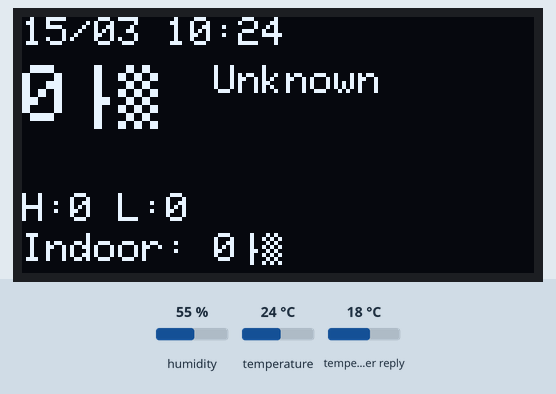
A sketch run on a simulated ESP32. On the bench: 128×64 one-colour display. The inputs (shaded band) are chosen by the test bench; at power-on: temperature 24 °C, humidity 55 %, temperature in the weather reply 18 °C. WiFi joins after 1.5 s; servers stay silent unless stated; the local clock reads 2024-03-15 10:24:30 at power-on unless the sketch sets it; web services answer with replies made up by the test bench; what the sketch prints to the serial monitor is not drawn.

Above: at 2.7 s.
2.8 s: temperature set to 12 °C
At 7.0 s:
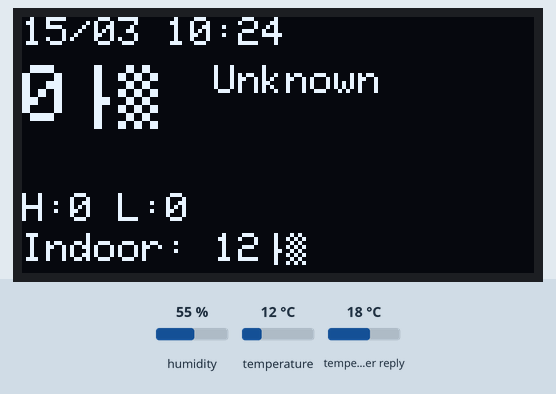
9.7 s: temperature set to 19 °C
16.6 s: temperature set to 28 °C
At 60.9 s:
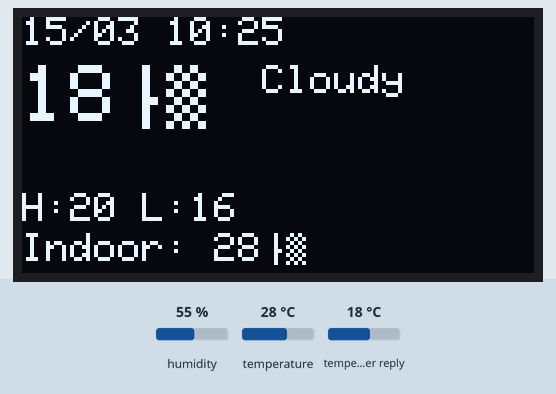
Timing chart, 0 to 62.0 s (numbered marks = the images above; inputs shaded):
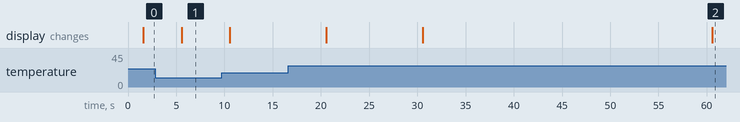

The sketch:

1.ino
```cpp
#include <WiFi.h>
#include <HTTPClient.h>
#include <ArduinoJson.h>
#include <Adafruit_GFX.h>
#include <Adafruit_SSD1306.h>
#include "DHT.h"
#include <queue>
#include <time.h>

// WiFi
const char* ssid = "SSID";
const char* password = "PASSWORD";

// DHT22
#define DHTPIN 4
#define DHTTYPE DHT22
DHT dht(DHTPIN, DHTTYPE);

// OLED
#define SCREEN_WIDTH 128
#define SCREEN_HEIGHT 64
Adafruit_SSD1306 display(SCREEN_WIDTH, SCREEN_HEIGHT, &Wire, -1);

// Open-Meteo URL
const char* weatherURL = "https://api.open-meteo.com/v1/forecast?latitude=-6.2&longitude=106.6&hourly=temperature_2m,weathercode&timezone=Asia/Jakarta";

// Task intervals
unsigned long lastIndoorRead = 0;
unsigned long lastWeatherFetch = 0;
unsigned long lastDisplayUpdate = 0;

const unsigned long indoorInterval = 5000;      // 5 detik
const unsigned long weatherInterval = 60000;    // 1 menit
const unsigned long displayInterval = 1000;     // 1 detik

// Data storage (Queue)
std::queue<float> indoorTemps;
const int maxQueueSize = 10;

float outdoorTemp = 0;
float highTemp = 0;
float lowTemp = 0;
String weatherDesc = "Unknown";

void setup() {
  Serial.begin(115200);
  WiFi.begin(ssid, password);
  while (WiFi.status() != WL_CONNECTED) { delay(500); Serial.print("."); }
  Serial.println("WiFi connected");

  dht.begin();

  if(!display.begin(SSD1306_SWITCHCAPVCC, 0x3C)) {
    Serial.println("SSD1306 failed");
    for(;;);
  }
  display.clearDisplay();

  configTime(7*3600, 0, "pool.ntp.org"); // Timezone GMT+7
}

void loop() {
  unsigned long now = millis();

  // --- Task 1: Read Indoor Temp ---
  if(now - lastIndoorRead >= indoorInterval){
    lastIndoorRead = now;
    float temp = dht.readTemperature();
    if(!isnan(temp)){
      if(indoorTemps.size() >= maxQueueSize) indoorTemps.pop(); // maintain queue
      indoorTemps.push(temp);
    }
  }

  // --- Task 2: Fetch Weather ---
  if(now - lastWeatherFetch >= weatherInterval){
    lastWeatherFetch = now;
    if(WiFi.status() == WL_CONNECTED){
      HTTPClient http;
      http.begin(weatherURL);
      int httpCode = http.GET();
      if(httpCode == HTTP_CODE_OK){
        String payload = http.getString();
        DynamicJsonDocument doc(8192);
        deserializeJson(doc, payload);

        // Ambil suhu sekarang (index 0)
        outdoorTemp = doc["hourly"]["temperature_2m"][0].as<float>();

        // Ambil max/min 24 jam pertama
        highTemp = lowTemp = outdoorTemp;
        for(int i=0;i<24;i++){
          float t = doc["hourly"]["temperature_2m"][i].as<float>();
          if(t>highTemp) highTemp = t;
          if(t<lowTemp) lowTemp = t;
        }

        int code = doc["hourly"]["weathercode"][0].as<int>();
        switch(code){
          case 0: weatherDesc = "Clear"; break;
          case 1: case 2: weatherDesc = "Mostly Cloudy"; break;
          case 3: weatherDesc = "Cloudy"; break;
          case 61: case 63: weatherDesc = "Rain"; break;
          default: weatherDesc = "Unknown"; break;
        }
      }
      http.end();
    }
  }

  // --- Task 3: Update OLED Display ---
  if(now - lastDisplayUpdate >= displayInterval){
    lastDisplayUpdate = now;

    // Get indoor temp latest from queue
    float indoorTemp = indoorTemps.empty() ? 0 : indoorTemps.back();

    // Get current time
    struct tm timeinfo;
    if(!getLocalTime(&timeinfo)) return;

    char timeStr[20];
    strftime(timeStr, sizeof(timeStr), "%d/%m %H:%M", &timeinfo);

    // Display
    display.clearDisplay();
    display.setTextSize(1);
    display.setTextColor(SSD1306_WHITE);
    display.setCursor(0,0);
    display.println(timeStr);

    display.setTextSize(2);
    display.setCursor(0,12);
    display.print((int)outdoorTemp); display.print("° ");
    display.setTextSize(1);
    display.println(weatherDesc);

    display.setCursor(0,44);
    display.print("H:"); display.print((int)highTemp); display.print(" L:"); display.print((int)lowTemp);

    display.setCursor(0,54);
    display.print("Indoor: "); display.print((int)indoorTemp); display.println("°");

    display.display();
  }
}
```

Measured:
- after the input at 2.8 s, the display: changes after 2.8 s (image 1)
